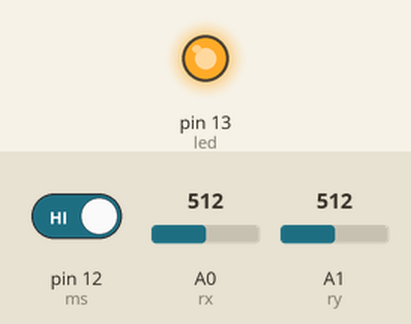
This sketch was run on a simulated Arduino Uno, built with avr-gcc and run on an emulated ATmega328P. Parts: output pins drawn as LEDs (lit = HIGH). Inputs (shaded band) come from the test bench; at power-on: pin 12 (ms) HIGH, A0 (rx) = 512, A1 (ry) = 512.

Above: at 1.2 s.
1.3 s: pin 12 (ms) driven LOW
At 1.7 s:
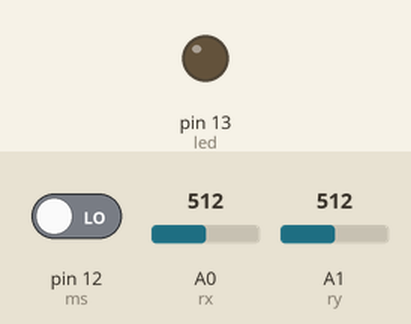
2.8 s: pin 12 (ms) driven HIGH
At 4.1 s:
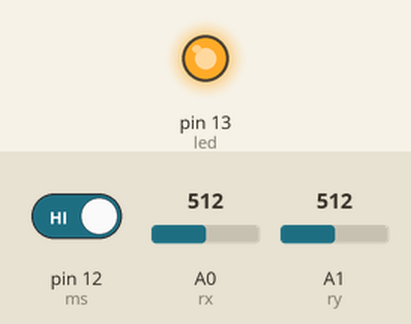
Timing chart, 0 to 5.8 s (numbered marks = the images above; inputs shaded):
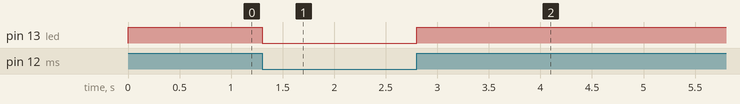

Measured:
- after the input at 1.3 s, pin 13 (led): HIGH → LOW at once
- after the input at 2.8 s, pin 13 (led): LOW → HIGH at once

The sketch:

Joystick_and_Sensor_combined.ino
```cpp
int rx=A0;
int ry=A1;
int ms=12;
int led=13;
void setup()
{
Serial.begin(9600);
pinMode(rx,INPUT);
pinMode(ry,INPUT);
pinMode(ms,INPUT);
pinMode(led,OUTPUT);
}
void loop()
{
int x=analogRead(rx);
int y=analogRead(ry);
int z=digitalRead(ms);
if(x>950&&x<1050&&y>490&&y<577)
{
digitalWrite(led,HIGH);
}
else if(x<10&&y>500&&y<560)
{
digitalWrite(led,HIGH);
}
else if(x>450&&x<550&&y>970&&y<1050)
{
   digitalWrite(led,HIGH);
}
else if (x>470&&x<550&&y<10)
{
  digitalWrite(led,HIGH);
}
else if(x>455&&x<555&&y>472&&y<572&&z==0)
{
  digitalWrite(led,LOW);
}
else if(x>455&&x<555&&y>472&&y<572&&z==1)
{
  digitalWrite(led,HIGH);
}
}
```
